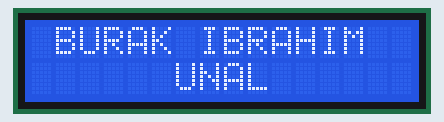
A sketch run on a simulated Arduino Uno, built with avr-gcc and run on an emulated ATmega328P. Shown: 16×2 character LCD.

Above: at 0.21 s.
At 0.81 s:
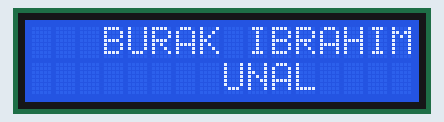
At 1.41 s:
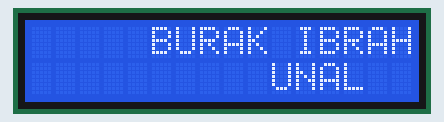
At 2.91 s:
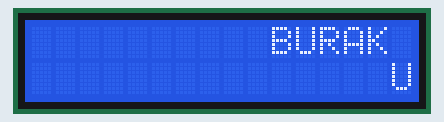
At 4.11 s:
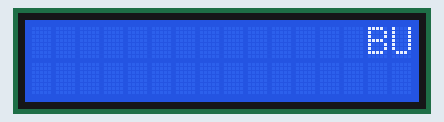
At 5.42 s:
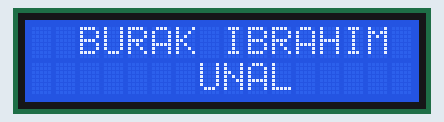

The sketch:

Deneme24-Lcd.ino
```cpp
#include <Wire.h>

#include <LiquidCrystal.h>


int rs=7; //rs 8.pinde> register select
int e=8; // enable pini 7'de

int d4=9; //data serisi d pinlerini sırasıyla atadık.
int d5=10;
int d6=11;
int d7=12;
LiquidCrystal lcd(rs,e,d4,d5,d6,d7);

void setup() {
lcd.begin(16,2);
 lcd.print("BURAK IBRAHIM");
/*lcd.begin(16, 2) LCD’nin boyutlarını ayarlar. Programın void setup () bölümünde herhangi bir LiquidCrystal işlevinin önüne yerleştirilmelidir.
Satır ve sütunların sayısı lcd.begin (sütunlar, satırlar) olarak belirtilir. 16×2 LCD için, lcd.begin (16, 2) kullanmanız gerekiyor ve
20×4 LCD için lcd.begin (20, 4) kullanmanız gerekiyor.*/
}

void loop() {
  lcd.setCursor(0, 0); //İmleç konumu, lcd.setCursor (sütun, satır) ile tanımlanır.
  lcd.print("BURAK IBRAHIM");
  lcd.setCursor(4, 1);
  lcd.print(" UNAL "); //Bu işlev, LCD’ye metin yazdırmak için kullanılır.
  //lcd.home(); lcd.print("XXX"); ilk üç harfini X ile değiştirir.
  //lcd.setCursor(4, 1);
  //lcd.cursor(); //Bu işlev görünür bir imleç oluşturur.
  for(int i=0;i<16;i++){
         lcd.scrollDisplayRight( ); //Bu işlev, lcd.scrollDisplayLeft ( ) gibi davranır ancak metni sağa taşır.
         delay(300);
  }


  lcd.clear(); //LCD’de halihazırda görüntülenen herhangi bir metni siler.
  //lcd.noCursor();//Bu işlev görünür bir imleç kapatır.
  delay(100);
  //lcd.blink ( ); //500 milisaniyede bir yanıp sönen blok stili bir imleç oluşturur. lcd.noBlink ( ) devre dışı bırakır.


  /*lcd.write ( )
  LCD’ye farklı tipte veri yazmak için bu işlevi kullanabilirsiniz, örneğin bir sıcaklık sensöründen okuma veya bir GPS modülünden gelen koordinatlar. Kendiniz oluşturduğunuz özel
  karakterleri yazdırmak için de kullanabilirsiniz. Programınızın void setup ( ) veya void loop ( ) bölümünde lcd.write ( ) öğesini kullanabilirsiniz.*/

  /*
    lcd.print (100, DEC) “100” yazar.
    lcd.print (100, BIN) “1100100” yazar.
    lcd.print (100, HEX) “64” yazar.
    lcd.print (100, OCT) “144” yazar.
  */

  /*lcd.autoscroll( )
  Bu işlev bir metin dizisi alır ve dizinin karakter sayısının artışlarıyla sağdan sola kaydırır. Örneğin; 3 karakter uzunluğunda bir metin diziniz varsa,
  her adımda metni 3 alan sola kaydırır: lcd.noAutoscroll( ) kapatır.

  lcd.rightToLeft() Bu işlev, metnin ekrana yazdırıldığı yönü ayarlar. */
}
```

Measured:
- by itself, everything shown: repeats every 4.9 s, in 16 steps
